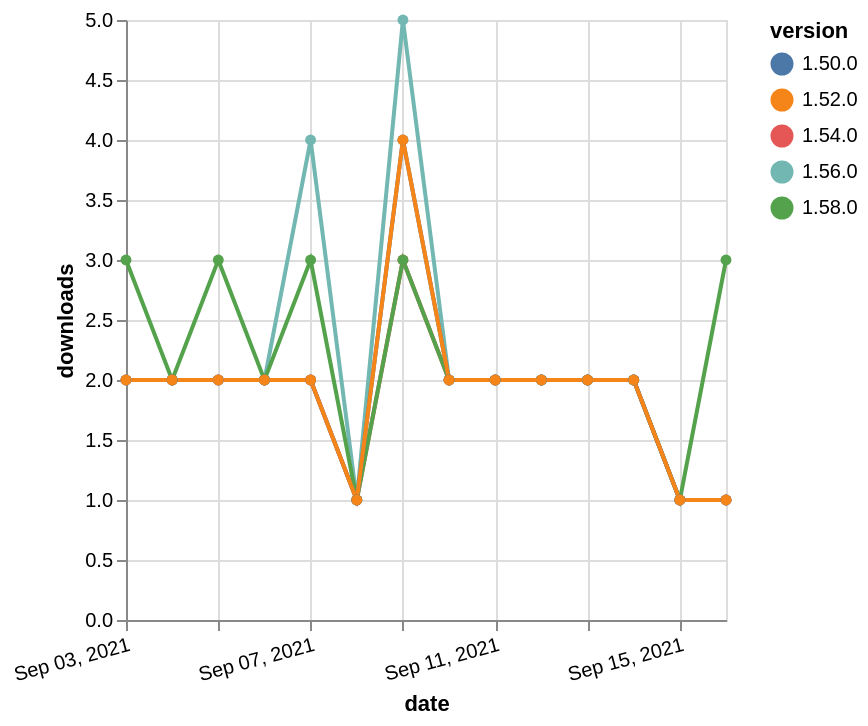

Vega-Lite specification for this chart:
### Vega-Lite specification from a JSON file in a GitHub repository (floating-point values rounded to 4 significant figures)
{"$schema": "https://vega.github.io/schema/vega-lite/v5.json", "description": "A simple bar chart with embedded data.", "data": {"values": [{"date": "2021-09-03", "total": 703, "delta": 2, "version": "1.56.0"}, {"date": "2021-09-04", "total": 705, "delta": 2, "version": "1.56.0"}, {"date": "2021-09-05", "total": 707, "delta": 2, "version": "1.56.0"}, {"date": "2021-09-06", "total": 709, "delta": 2, "version": "1.56.0"}, {"date": "2021-09-07", "total": 713, "delta": 4, "version": "1.56.0"}, {"date": "2021-09-08", "total": 714, "delta": 1, "version": "1.56.0"}, {"date": "2021-09-09", "total": 719, "delta": 5, "version": "1.56.0"}, {"date": "2021-09-10", "total": 721, "delta": 2, "version": "1.56.0"}, {"date": "2021-09-11", "total": 723, "delta": 2, "version": "1.56.0"}, {"date": "2021-09-12", "total": 725, "delta": 2, "version": "1.56.0"}, {"date": "2021-09-13", "total": 727, "delta": 2, "version": "1.56.0"}, {"date": "2021-09-14", "total": 729, "delta": 2, "version": "1.56.0"}, {"date": "2021-09-15", "total": 730, "delta": 1, "version": "1.56.0"}, {"date": "2021-09-16", "total": 731, "delta": 1, "version": "1.56.0"}, {"date": "2021-09-03", "total": 940, "delta": 2, "version": "1.54.0"}, {"date": "2021-09-04", "total": 942, "delta": 2, "version": "1.54.0"}, {"date": "2021-09-05", "total": 944, "delta": 2, "version": "1.54.0"}, {"date": "2021-09-06", "total": 946, "delta": 2, "version": "1.54.0"}, {"date": "2021-09-07", "total": 948, "delta": 2, "version": "1.54.0"}, {"date": "2021-09-08", "total": 949, "delta": 1, "version": "1.54.0"}, {"date": "2021-09-09", "total": 952, "delta": 3, "version": "1.54.0"}, {"date": "2021-09-10", "total": 954, "delta": 2, "version": "1.54.0"}, {"date": "2021-09-11", "total": 956, "delta": 2, "version": "1.54.0"}, {"date": "2021-09-12", "total": 958, "delta": 2, "version": "1.54.0"}, {"date": "2021-09-13", "total": 960, "delta": 2, "version": "1.54.0"}, {"date": "2021-09-14", "total": 962, "delta": 2, "version": "1.54.0"}, {"date": "2021-09-15", "total": 963, "delta": 1, "version": "1.54.0"}, {"date": "2021-09-16", "total": 964, "delta": 1, "version": "1.54.0"}, {"date": "2021-09-03", "total": 223, "delta": 3, "version": "1.58.0"}, {"date": "2021-09-04", "total": 225, "delta": 2, "version": "1.58.0"}, {"date": "2021-09-05", "total": 228, "delta": 3, "version": "1.58.0"}, {"date": "2021-09-06", "total": 230, "delta": 2, "version": "1.58.0"}, {"date": "2021-09-07", "total": 233, "delta": 3, "version": "1.58.0"}, {"date": "2021-09-08", "total": 234, "delta": 1, "version": "1.58.0"}, {"date": "2021-09-09", "total": 237, "delta": 3, "version": "1.58.0"}, {"date": "2021-09-10", "total": 239, "delta": 2, "version": "1.58.0"}, {"date": "2021-09-11", "total": 241, "delta": 2, "version": "1.58.0"}, {"date": "2021-09-12", "total": 243, "delta": 2, "version": "1.58.0"}, {"date": "2021-09-13", "total": 245, "delta": 2, "version": "1.58.0"}, {"date": "2021-09-14", "total": 247, "delta": 2, "version": "1.58.0"}, {"date": "2021-09-15", "total": 248, "delta": 1, "version": "1.58.0"}, {"date": "2021-09-16", "total": 251, "delta": 3, "version": "1.58.0"}, {"date": "2021-09-03", "total": 1530, "delta": 2, "version": "1.50.0"}, {"date": "2021-09-04", "total": 1532, "delta": 2, "version": "1.50.0"}, {"date": "2021-09-05", "total": 1534, "delta": 2, "version": "1.50.0"}, {"date": "2021-09-06", "total": 1536, "delta": 2, "version": "1.50.0"}, {"date": "2021-09-07", "total": 1538, "delta": 2, "version": "1.50.0"}, {"date": "2021-09-08", "total": 1539, "delta": 1, "version": "1.50.0"}, {"date": "2021-09-09", "total": 1543, "delta": 4, "version": "1.50.0"}, {"date": "2021-09-10", "total": 1545, "delta": 2, "version": "1.50.0"}, {"date": "2021-09-11", "total": 1547, "delta": 2, "version": "1.50.0"}, {"date": "2021-09-12", "total": 1549, "delta": 2, "version": "1.50.0"}, {"date": "2021-09-13", "total": 1551, "delta": 2, "version": "1.50.0"}, {"date": "2021-09-14", "total": 1553, "delta": 2, "version": "1.50.0"}, {"date": "2021-09-15", "total": 1554, "delta": 1, "version": "1.50.0"}, {"date": "2021-09-16", "total": 1555, "delta": 1, "version": "1.50.0"}, {"date": "2021-09-03", "total": 1370, "delta": 2, "version": "1.52.0"}, {"date": "2021-09-04", "total": 1372, "delta": 2, "version": "1.52.0"}, {"date": "2021-09-05", "total": 1374, "delta": 2, "version": "1.52.0"}, {"date": "2021-09-06", "total": 1376, "delta": 2, "version": "1.52.0"}, {"date": "2021-09-07", "total": 1378, "delta": 2, "version": "1.52.0"}, {"date": "2021-09-08", "total": 1379, "delta": 1, "version": "1.52.0"}, {"date": "2021-09-09", "total": 1383, "delta": 4, "version": "1.52.0"}, {"date": "2021-09-10", "total": 1385, "delta": 2, "version": "1.52.0"}, {"date": "2021-09-11", "total": 1387, "delta": 2, "version": "1.52.0"}, {"date": "2021-09-12", "total": 1389, "delta": 2, "version": "1.52.0"}, {"date": "2021-09-13", "total": 1391, "delta": 2, "version": "1.52.0"}, {"date": "2021-09-14", "total": 1393, "delta": 2, "version": "1.52.0"}, {"date": "2021-09-15", "total": 1394, "delta": 1, "version": "1.52.0"}, {"date": "2021-09-16", "total": 1395, "delta": 1, "version": "1.52.0"}]}, "width": "container", "mark": {"type": "line", "point": {"filled": true}}, "encoding": {"x": {"field": "date", "type": "temporal", "timeUnit": "yearmonthdate", "title": "date", "axis": {"labelAngle": -15}}, "y": {"field": "delta", "type": "quantitative", "title": "downloads"}, "color": {"field": "version", "type": "nominal"}, "tooltip": {"field": "delta"}}}
